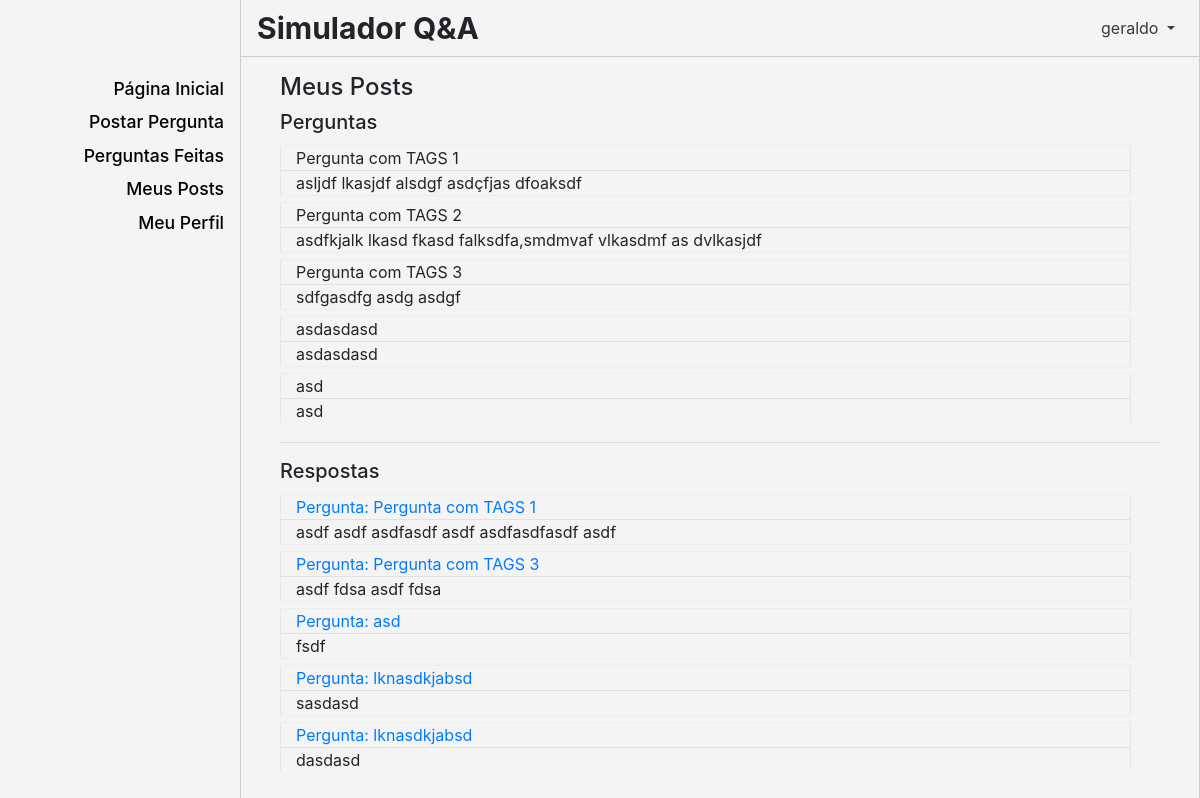
The app's page /meus_posts (signed in) with its own data.
### qa/models.py (models this page shows, shortened)
class Pergunta(models.Model):
    usuario = models.CharField(max_length=100, default='usuario default')
    titulo = models.CharField(max_length=100, blank=True)
    texto = models.TextField(max_length=1000, default='texto default')
    tags = models.TextField(null=True)
    votos = models.IntegerField(default=0)

class Resposta(models.Model):
    pergunta = models.ForeignKey(Pergunta, on_delete=models.CASCADE)
    usuario = models.CharField(max_length=100)
    texto = models.CharField(max_length=1000)
    votos = models.IntegerField(default=0)

### qa/views.py (the view)
# urls.py: path('meus_posts', views.meus_posts, name='meus_posts'),
def meus_posts(request):
    usuario = request.user.get_username()
    perguntas = None
    respostas = None
    if Pergunta.objects.filter(usuario=usuario).exists():
        perguntas = Pergunta.objects.filter(usuario=usuario)
    if Resposta.objects.filter(usuario=usuario).exists():
        respostas = Resposta.objects.filter(usuario=usuario)
    context = {'perguntas': perguntas, 'respostas': respostas, 'usuario':usuario}
    return render(request, 'qa/meus_posts.html', context)

### qa/templates/qa/meus_posts.html
{% extends 'qa/template.html' %}
{% block content %}
    <div class='container-fluid ml-4 mt-3'>
        <h4>Meus Posts</h4>
        {% if usuario %}
            <h5>Perguntas</h5>
            {% if perguntas %}
                <div class='row ml-0'>
                    <div class='col-11 pl-0 mb-1 pt-1' style='height:auto; max-height: 35vh; overflow:auto'>
                        {% for pergunta in perguntas %}
                        <a class='nolink' href='/selecionar_pergunta/{{pergunta.id}}'>
                            <div class='container mb-2' style='box-shadow: 0px 0px 1px 0.1px #aaaaaa; margin-left: 1px'>
                                <div class='row'>
                                    <div class='col-12'>
                                        {{pergunta.titulo}}
                                    </div>
                                </div>
                                <div class='row border-top'>
                                    <div class='col-12'>
                                        {{pergunta.texto}}
                                    </div>
                                </div>
                            </div>
                        </a>
                        {% endfor %}
                    </div>
                </div>
            {% endif %}
            <hr class='mr-5'/>
            <h5>Respostas</h5>
            {% if respostas %}
                <div class='row ml-0'>
                    <div class='col-11 pl-0 mb-1 pt-1' style='height:auto; max-height: 35vh; overflow:auto'>
                        {% for resposta in respostas %}
                            <div class='container mb-2' style='box-shadow: 0px 0px 1px 0.1px #aaaaaa; margin-left: 1px'>
                                <div class='row'>
                                    <div class='col-12'>
                                        <a href='/selecionar_pergunta/{{resposta.pergunta.id}}'>Pergunta: {{resposta.pergunta.titulo}}</a>
                                    </div>
                                </div>
                                <a class='nolink' href='/selecionar_resposta/{{resposta.id}}'>
                                    <div class='row border-top'>
                                        <div class='col-12'>
                                            {{resposta.texto}}
                                        </div>
                                    </div>
                                </a>
                            </div>
                        {% endfor %}
                    </div>
                </div>
            {% endif %}
        {% else %}
        <span class='mt-3'>
            É preciso fazer <a href='/login_usuario'>Login</a> para visualizar seus posts.
        </span>
        {% endif %}
    </div>
{% endblock %}

### qa/templates/qa/template.html (shortened to what this page needs)
<!DOCTYPE html>
{% load static %}
<html lang="en">
<head>
  <link href="{% static 'css/sidebar.css' %}" rel="stylesheet">
  <link href="{% static 'css/alerts.css' %}" rel="stylesheet">
  <link rel="stylesheet" href="{% static 'css/css_geral.css' %}">
  <link rel="stylesheet" href="https://maxcdn.bootstrapcdn.com/bootstrap/4.0.0/css/bootstrap.min.css">
</head>
<body class='bg-page body-style'>
  <div class="d-flex bg-page" id="wrapper">
    <div class="bg-page border-right" id="sidebar-wrapper" style="border-color:#ccc !important;">
      <div class="sidebar-heading text-center py-0 text-light" style="height:56px; font-weight:bold; font-size: 24px">
      </div>
      <div class="list-group list-group-flush mt-3">
        <a href="/home" class="list-group-item list-group-item-action bg-page font-menu border-0 py-1 pr-3">Página Inicial</a>
        <a href="/postar_pergunta" class="list-group-item list-group-item-action bg-page font-menu border-0 py-1 pr-3">Postar Pergunta</a>
        <a href="/listar_perguntas" class="list-group-item list-group-item-action bg-page font-menu border-0 py-1 pr-3">Perguntas Feitas</a>
        <a href='/meus_posts' class='list-group-item list-group-item-action bg-page font-menu border-0 py-1 pr-3'>Meus Posts</a>
        <a href='/meu_perfil' class='list-group-item list-group-item-action bg-page font-menu border-0 py-1 pr-3'>Meu Perfil</a>
      </div>
    </div>
    <div id="page-content-wrapper" class='border-right' style='border-color: #ccc !important'>
      <nav class="navbar navbar-expand-lg navbar-light bg-page border-bottom" style="height: 57px; border-color:#ccc !important;">
        <a href='/home' style="font-size:30px; font-weight:bold" class='nolink'>Simulador Q&A</a>
        {% if usuario %}
          <div class="collapse navbar-collapse" id="navbarSupportedContent">
            <ul class="navbar-nav ml-auto mt-2 mt-lg-0">
              <li class="nav-item dropdown">
                <a class="nav-link dropdown-toggle text-dark" href="#" id="navbarDropdown" role="button" data-toggle="dropdown" aria-haspopup="true" aria-expanded="false">
                    {{usuario}}
                </a>
              </li>
            </ul>
          </div>
        {% endif %}
      </nav>
        {% block content %}
		    {% endblock %}
    </div>
  </div>
</body>
</html>

### qa/static/css/sidebar.css (style rules this page uses)
body { overflow-x: hidden; }
#sidebar-wrapper { min-height: 100vh; margin-left: -15rem; -webkit-transition: margin .25s ease-out; -moz-transition: margin .25s ease-out; -o-transition: margin .25s ease-out; transition: margin .25s ease-out; }
#sidebar-wrapper .sidebar-heading { padding: 0.875rem 1rem; font-size: 1.2rem; font-weight: bold; }
#sidebar-wrapper .list-group { width: 15rem; }
#page-content-wrapper { min-width: 100vw; }
@media (min-width: 768px) { #sidebar-wrapper { margin-left: 0; } }
@media (min-width: 768px) { #page-content-wrapper { min-width: 0; width: 100%; } }

### qa/static/css/css_geral.css (style rules this page uses)
.bg-page { background-color: #f4f4f4 !important; }
.font-menu { color: #000 !important; font-size: 1.1rem; text-align: right!important; font-weight: 550; }

### qa/templates/qa/template.html (style rules this page uses)
.nolink,.nolink:link,.nolink:visited,.nolink:hover,.nolink:focus,.nolink:active { color: inherit; text-decoration: none; }

### records on screen
Pergunta: titulo "Pergunta com TAGS 1", texto "asljdf lkasjdf alsdgf asdçfjas dfoaksdf"
Pergunta: titulo "Pergunta com TAGS 2", texto "asdfkjalk lkasd fkasd falksdfa,smdmvaf vlkasdmf as dvlkasjdf"
Pergunta: titulo "Pergunta com TAGS 3", texto "sdfgasdfg asdg asdgf"
Pergunta: titulo "asdasdasd", texto "asdasdasd"
Pergunta: titulo "asd", texto "asd"
Resposta: pergunta.titulo "Pergunta com TAGS 1", texto "asdf asdf asdfasdf asdf asdfasdfasdf asdf"
Resposta: pergunta.titulo "Pergunta com TAGS 3", texto "asdf fdsa asdf fdsa"
Resposta: pergunta.titulo "asd", texto "fsdf"
Resposta: pergunta.titulo "lknasdkjabsd", texto "sasdasd"
Resposta: pergunta.titulo "lknasdkjabsd", texto "dasdasd"

### other values on screen
{{ usuario }} "geraldo"
